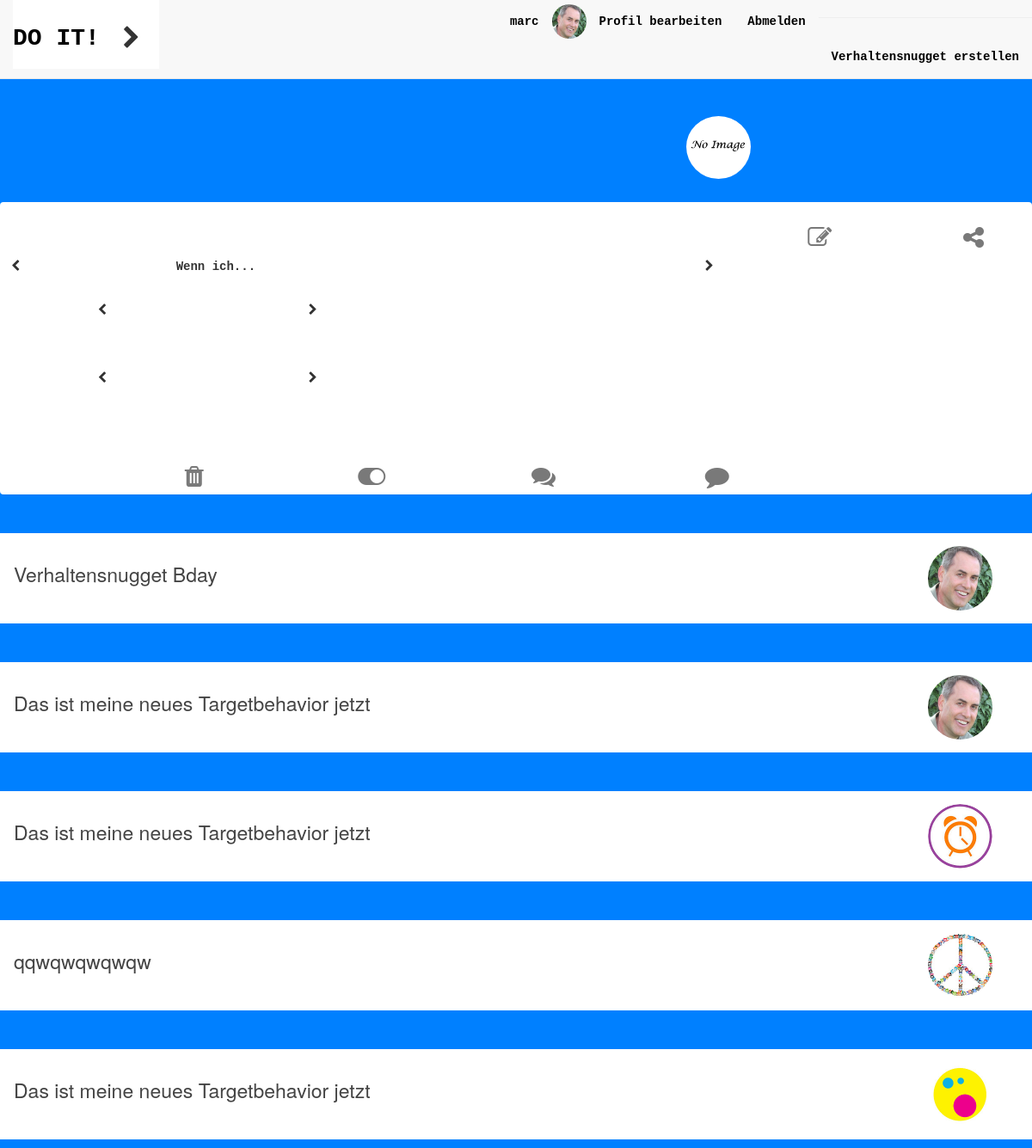
Page /overview/habit/create/ (signed in) on the earlier database version.
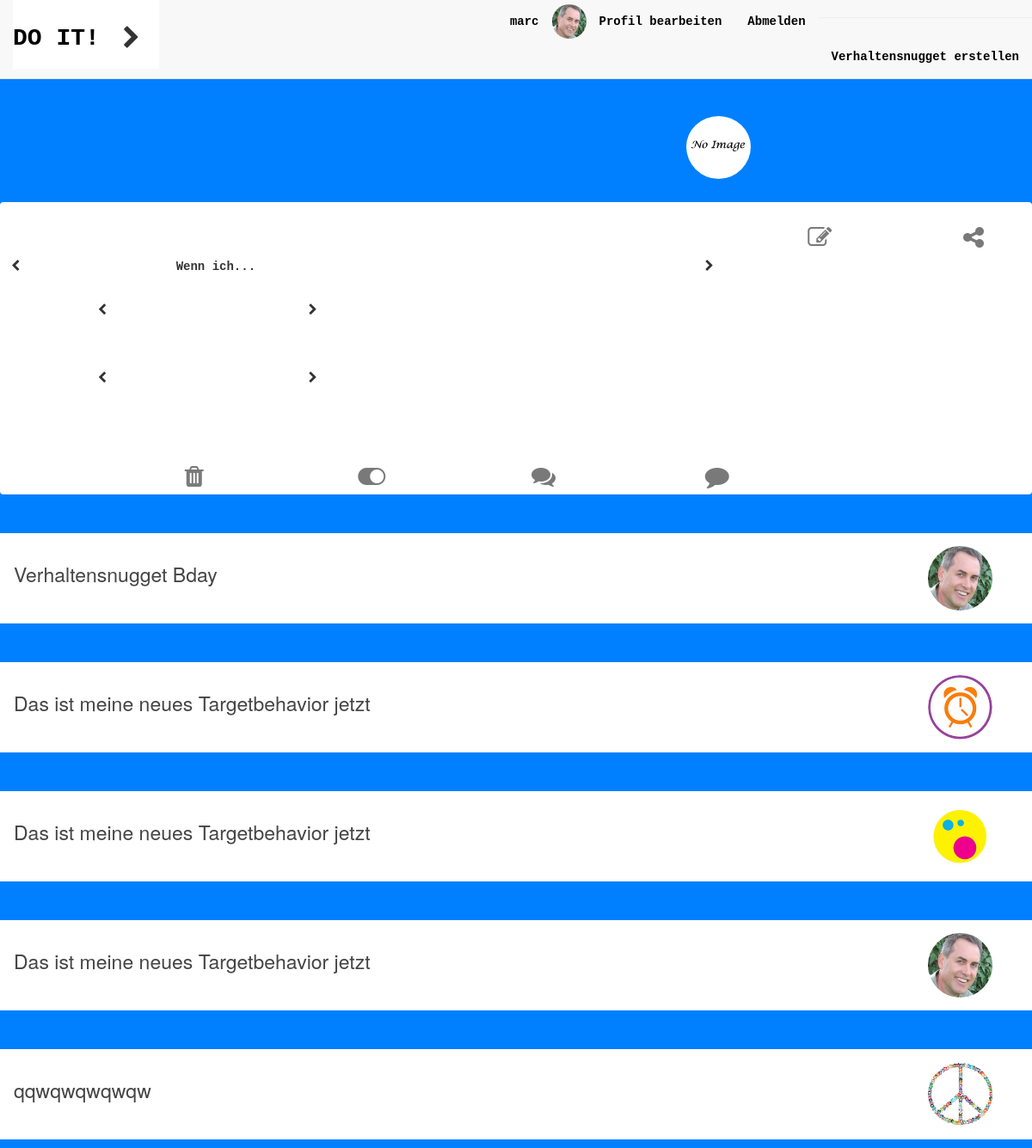
Same page on the later database version.
### habits/models.py (models this page shows, shortened)
class Habit(models.Model):
    TRIGGER_OPTION_1 = 'Wenn ich...'
    TRIGGER_OPTION_2 = 'Bevor ich...'
    TRIGGER_OPTION_3 = 'Immer wenn ich...'
    TRIGGER_OPTION_4 = 'Jedes Mal wenn ich...'
    TRIGGER_OPTION_5 = 'Nachdem ich...'
    TRIGGER_CHOICES = (
        (TRIGGER_OPTION_1, TRIGGER_OPTION_1),
        (TRIGGER_OPTION_2, TRIGGER_OPTION_2),
        (TRIGGER_OPTION_3, TRIGGER_OPTION_3),
        (TRIGGER_OPTION_4, TRIGGER_OPTION_4),
        (TRIGGER_OPTION_5, TRIGGER_OPTION_5),
    )
    priority = models.IntegerField(default=1)
    title = models.CharField(max_length=200)
    trigger = models.CharField(max_length=15, choices=TRIGGER_CHOICES, default=TRIGGER_OPTION_5)
    existingroutine = models.ForeignKey(
        'Existingroutine',
        on_delete=models.SET_NULL,
        blank=True,
        null = True,
    )
    targetbehavior = models.ForeignKey(
        'Targetbehavior',
        on_delete=models.SET_NULL,
        blank=True,
        null = True,
    )
    image = models.ImageField(upload_to='habit_image', blank=True)
    created_by = models.ForeignKey(UserProfile, on_delete=models.SET_NULL, null=True, blank=True)
    STATUS_CHOICES = ((True, 'active'), (False, 'inactive'))
    is_active = models.BooleanField(choices=STATUS_CHOICES, default=True)
    created_at = models.DateTimeField(default=datetime.datetime.now, blank=True)
    triggered_at_time = models.TimeField(blank=True, null=True)
    triggered_at_date = models.DateField(blank=True, null=True)
    def image_url(self):
        if self.image and hasattr(self.image, 'url'):
            return self.image.url
        else:
            return None;

### habits/views.py (the view)
def display_habitToCreate(request):
    print('display_habitToCreate is fired!')
    habits = Habit.objects.filter(created_by=request.user.userprofile)
    existingroutines = Existingroutine.objects.filter(created_by=request.user.userprofile)
    targetbehaviors = Targetbehavior.objects.filter(created_by=request.user.userprofile)
    if (request.method == 'GET'):
        print('request.display_habitToCreate == GET')
        form = HabitCreateForm(request.POST or None)
    template_args = {'form':form, 'habits':habits,
                    'routines':existingroutines,
                    'targetbehaviors': targetbehaviors}
    return render(request, 'habits/display_habit_to_create.html', template_args)

### habits/forms.py
class HabitCreateForm(forms.ModelForm):
    class Meta:
        model = Habit
        fields = ( 'title', 'trigger', 'existingroutine', 'targetbehavior', 'image', 'triggered_at_time', 'triggered_at_date')

### accounts/models.py (called while the page is built)
    def image_url(self):
        if self.image and hasattr(self.image, 'url'):
            return self.image.url
        else:
            return '/media/profile_image/dummy_avatar.jpg'

### habits/templates/habits/display_habit_to_create.html (shortened to what the changed rows need)
{% extends 'base.html' %}
{% block head %}
  {% load staticfiles %}
  <link rel="stylesheet" type="text/css" href="{% static 'habits/css/style.css' %}" />
  <link rel="stylesheet" type="text/css" href="{% static 'habits/css/style_create_habit.css' %}" />
  <link rel="stylesheet" type="text/css" href="{% static 'habits/css/font-awesome.min.css' %}" />
{% endblock %}
{% block body %}
<ul class="custom-ul-for-habit-create">
  {% if habits %}
  {% for habit in habits|dictsort:"priority" %}
  <li class="custom-list-item">
    <button draggable=true id="accordion_{{habit.id}}" class="accordion custom-accordion">
      <div class="media">
        <div class="media-body">
          <h4 class="media-heading custom-media-heading">{{habit.title}}</h4>
        </div>
        <div class="media-right media-middle">
          {% if habit.image_url %}
          <img id="overview-image" class="media-object" src="{{habit.image_url}}" width=75 height=75>
          {% endif %}
        </div>
      </div>
    </button>
  </li>
  {% endfor %}
  {% endif %}
</ul>
{% endblock %}

Differences in the rows shown:
shown differently, row unchanged: Habit (number 2 of 5 on the later page): moves up the list
changed Habit (number 3 of 5 on the later page): moves up the list
